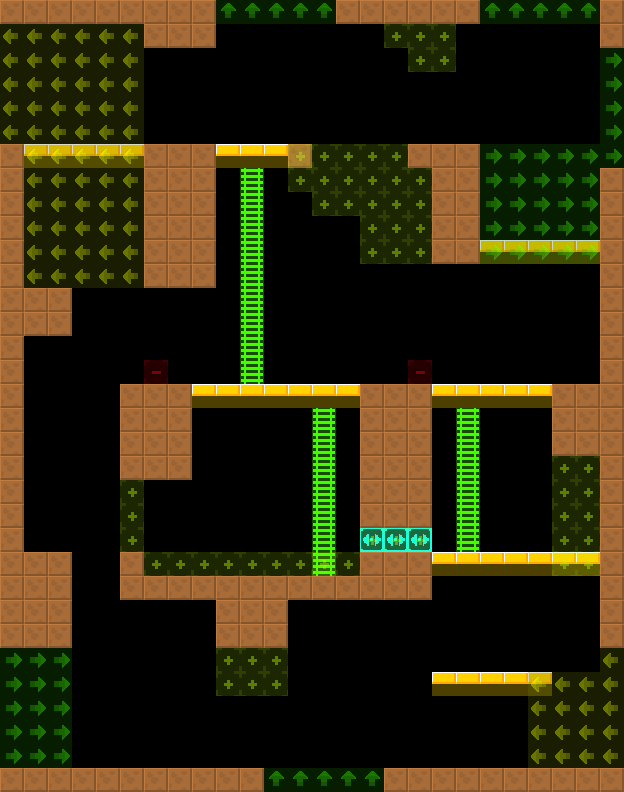

A level layout from a 2D game, rendered from its tile map. Below: a short description, then the map file with tile-grid data replaced by summaries:
An orthogonal 26x33 tile map with 24x24 px tiles, 2 tile layers (col, lnk), 2 tilesets and 4 objects (2x Door, BreakableGround, Water).

<map version="1.4" tiledversion="1.4.2" orientation="orthogonal" renderorder="right-down" width="26" height="33" tilewidth="24" tileheight="24" infinite="0" nextlayerid="4" nextobjectid="8">
 <tileset firstgid="6" source="../../lnk.tsx" />
 <tileset firstgid="1" source="../../col.tsx" />
 <layer id="1" name="col" width="26" height="33">
  <data>[858 cells, 245 non-empty, 4 distinct tile ids]</data>
 </layer>
 <layer id="2" name="lnk" width="26" height="33" opacity="0.5">
  <data>[858 cells, 197 non-empty, 5 distinct tile ids]</data>
 </layer>
 <objectgroup id="3" name="markers" opacity="0.5">
  <object id="1" name="BreakableGround" type="BreakableGround" x="312" y="144" width="96" height="24">
   <properties>
    <property name="yr" value="0" />
    <property name="xr" value="0" />
   </properties>
  </object>
  <object id="2" name="Door" type="Door" x="144" y="360" width="24" height="24">
   <properties>
    <property name="yr" value="0" />
    <property name="xr" value="0" />
   </properties>
  </object>
  <object id="3" name="Door" type="Door" x="408" y="360" width="24" height="24">
   <properties>
    <property name="yr" value="0" />
    <property name="xr" value="0" />
   </properties>
  </object>
  <object id="4" name="Water" type="Water" x="144" y="552" width="216" height="24">
   <properties>
    <property name="yr" value="0" />
    <property name="xr" value="0" />
   </properties>
  </object>
 </objectgroup>
</map>
